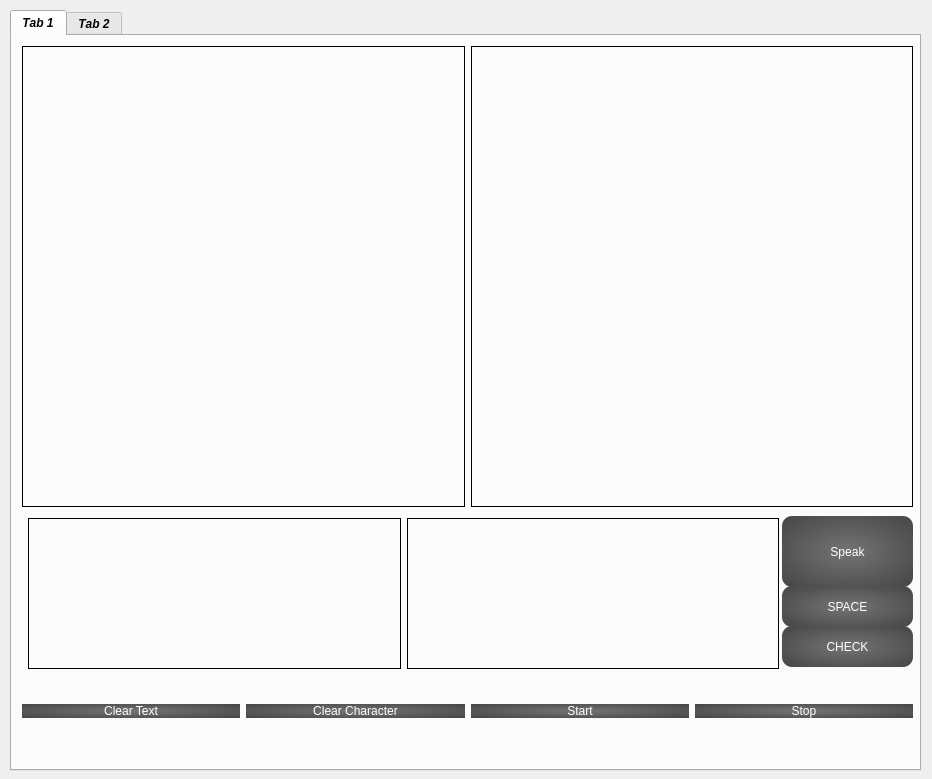
<?xml version="1.0" encoding="UTF-8"?>
<ui version="4.0">
 <class>MainWindow</class>
 <widget class="QMainWindow" name="MainWindow">
  <property name="geometry">
   <rect>
    <x>0</x>
    <y>0</y>
    <width>932</width>
    <height>779</height>
   </rect>
  </property>
  <property name="minimumSize">
   <size>
    <width>600</width>
    <height>400</height>
   </size>
  </property>
  <property name="windowTitle">
   <string>MainWindow</string>
  </property>
  <property name="styleSheet">
   <string notr="true"/>
  </property>
  <property name="animated">
   <bool>true</bool>
  </property>
  <widget class="QWidget" name="centralwidget">
   <widget class="QTabWidget" name="tabWidget">
    <property name="geometry">
     <rect>
      <x>10</x>
      <y>10</y>
      <width>911</width>
      <height>761</height>
     </rect>
    </property>
    <property name="font">
     <font>
      <weight>75</weight>
      <italic>true</italic>
      <bold>true</bold>
      <underline>false</underline>
      <stylestrategy>PreferAntialias</stylestrategy>
      <kerning>false</kerning>
     </font>
    </property>
    <property name="inputMethodHints">
     <set>Qt::ImhNone</set>
    </property>
    <property name="tabPosition">
     <enum>QTabWidget::North</enum>
    </property>
    <property name="currentIndex">
     <number>0</number>
    </property>
    <property name="usesScrollButtons">
     <bool>true</bool>
    </property>
    <property name="tabsClosable">
     <bool>false</bool>
    </property>
    <property name="movable">
     <bool>true</bool>
    </property>
    <property name="tabBarAutoHide">
     <bool>true</bool>
    </property>
    <widget class="QWidget" name="tab">
     <attribute name="title">
      <string>Tab 1</string>
     </attribute>
     <widget class="QWidget" name="layoutWidget">
      <property name="geometry">
       <rect>
        <x>10</x>
        <y>640</y>
        <width>891</width>
        <height>71</height>
       </rect>
      </property>
      <layout class="QHBoxLayout" name="horizontalLayout">
       <item>
        <widget class="QPushButton" name="clear">
         <property name="styleSheet">
          <string notr="true">QPushButton {
                              background-color: qradialgradient(cx: 0.5, cy: 0.5, radius: 1, fx: 0.5, fy: 0.5, stop: 0 rgba(116, 116, 116), stop: 1 rgba(50, 50, 50));
                              border: 15px;
                              color: rgb(255, 255, 255);
                              font: 20pt &quot;Segoe MDL2 Assets&quot;;
                              border-radius: 10px;
                          }
                          QPushButton:pressed {
                              background-color: qradialgradient(cx: 0.5, cy: 0.5, radius: 1, fx: 0.5, fy: 0.5, stop: 0 rgba(50, 50, 50), stop: 1 rgba(116, 116, 116));
                          }</string>
         </property>
         <property name="text">
          <string>Clear Text</string>
         </property>
        </widget>
       </item>
       <item>
        <widget class="QPushButton" name="delete_2">
         <property name="styleSheet">
          <string notr="true">QPushButton {
                              background-color: qradialgradient(cx: 0.5, cy: 0.5, radius: 1, fx: 0.5, fy: 0.5, stop: 0 rgba(116, 116, 116), stop: 1 rgba(50, 50, 50));
                              border: 15px;
                              color: rgb(255, 255, 255);
                              font: 20pt &quot;Segoe MDL2 Assets&quot;;
                              border-radius: 10px;
                          }
                          QPushButton:pressed {
                              background-color: qradialgradient(cx: 0.5, cy: 0.5, radius: 1, fx: 0.5, fy: 0.5, stop: 0 rgba(50, 50, 50), stop: 1 rgba(116, 116, 116));
                          }</string>
         </property>
         <property name="text">
          <string>Clear Character</string>
         </property>
        </widget>
       </item>
       <item>
        <widget class="QPushButton" name="startcam">
         <property name="styleSheet">
          <string notr="true">QPushButton {
                              background-color: qradialgradient(cx: 0.5, cy: 0.5, radius: 1, fx: 0.5, fy: 0.5, stop: 0 rgba(116, 116, 116), stop: 1 rgba(50, 50, 50));
                              border: 15px;
                              color: rgb(255, 255, 255);
                              font: 20pt &quot;Segoe MDL2 Assets&quot;;
                              border-radius: 10px;
                          }
                          QPushButton:pressed {
                              background-color: qradialgradient(cx: 0.5, cy: 0.5, radius: 1, fx: 0.5, fy: 0.5, stop: 0 rgba(50, 50, 50), stop: 1 rgba(116, 116, 116));
                          }</string>
         </property>
         <property name="text">
          <string>Start</string>
         </property>
        </widget>
       </item>
       <item>
        <widget class="QPushButton" name="pausecam">
         <property name="styleSheet">
          <string notr="true">QPushButton {
                              background-color: qradialgradient(cx: 0.5, cy: 0.5, radius: 1, fx: 0.5, fy: 0.5, stop: 0 rgba(116, 116, 116), stop: 1 rgba(50, 50, 50));
                              border: 15px;
                              color: rgb(255, 255, 255);
                              font: 20pt &quot;Segoe MDL2 Assets&quot;;
                              border-radius: 10px;
                          }
                          QPushButton:pressed {
                              background-color: qradialgradient(cx: 0.5, cy: 0.5, radius: 1, fx: 0.5, fy: 0.5, stop: 0 rgba(50, 50, 50), stop: 1 rgba(116, 116, 116));
                          }</string>
         </property>
         <property name="text">
          <string>Stop</string>
         </property>
        </widget>
       </item>
      </layout>
     </widget>
     <widget class="QPushButton" name="speak">
      <property name="geometry">
       <rect>
        <x>770</x>
        <y>480</y>
        <width>131</width>
        <height>71</height>
       </rect>
      </property>
      <property name="styleSheet">
       <string notr="true">QPushButton {
                              background-color: qradialgradient(cx: 0.5, cy: 0.5, radius: 1, fx: 0.5, fy: 0.5, stop: 0 rgba(116, 116, 116), stop: 1 rgba(50, 50, 50));
                              border: 15px;
                              color: rgb(255, 255, 255);
                              font: 20pt &quot;Segoe MDL2 Assets&quot;;
                              border-radius: 10px;
                          }
                          QPushButton:pressed {
                              background-color: qradialgradient(cx: 0.5, cy: 0.5, radius: 1, fx: 0.5, fy: 0.5, stop: 0 rgba(50, 50, 50), stop: 1 rgba(116, 116, 116));
                          }</string>
      </property>
      <property name="text">
       <string>Speak</string>
      </property>
     </widget>
     <widget class="QPushButton" name="space">
      <property name="geometry">
       <rect>
        <x>770</x>
        <y>550</y>
        <width>131</width>
        <height>41</height>
       </rect>
      </property>
      <property name="styleSheet">
       <string notr="true">QPushButton {
                              background-color: qradialgradient(cx: 0.5, cy: 0.5, radius: 1, fx: 0.5, fy: 0.5, stop: 0 rgba(116, 116, 116), stop: 1 rgba(50, 50, 50));
                              border: 15px;
                              color: rgb(255, 255, 255);
                              font: 20pt &quot;Segoe MDL2 Assets&quot;;
                              border-radius: 10px;
                          }
                          QPushButton:pressed {
                              background-color: qradialgradient(cx: 0.5, cy: 0.5, radius: 1, fx: 0.5, fy: 0.5, stop: 0 rgba(50, 50, 50), stop: 1 rgba(116, 116, 116));
                          }</string>
      </property>
      <property name="text">
       <string>SPACE</string>
      </property>
     </widget>
     <widget class="QPushButton" name="check">
      <property name="geometry">
       <rect>
        <x>770</x>
        <y>590</y>
        <width>131</width>
        <height>41</height>
       </rect>
      </property>
      <property name="styleSheet">
       <string notr="true">QPushButton {
                              background-color: qradialgradient(cx: 0.5, cy: 0.5, radius: 1, fx: 0.5, fy: 0.5, stop: 0 rgba(116, 116, 116), stop: 1 rgba(50, 50, 50));
                              border: 15px;
                              color: rgb(255, 255, 255);
                              font: 20pt &quot;Segoe MDL2 Assets&quot;;
                              border-radius: 10px;
                          }
                          QPushButton:pressed {
                              background-color: qradialgradient(cx: 0.5, cy: 0.5, radius: 1, fx: 0.5, fy: 0.5, stop: 0 rgba(50, 50, 50), stop: 1 rgba(116, 116, 116));
                          }</string>
      </property>
      <property name="text">
       <string>CHECK</string>
      </property>
     </widget>
     <widget class="QWidget" name="layoutWidget">
      <property name="geometry">
       <rect>
        <x>10</x>
        <y>10</y>
        <width>891</width>
        <height>461</height>
       </rect>
      </property>
      <layout class="QHBoxLayout" name="horizontalLayout_2">
       <item>
        <widget class="QLabel" name="camera1">
         <property name="frameShape">
          <enum>QFrame::Box</enum>
         </property>
         <property name="text">
          <string/>
         </property>
         <property name="scaledContents">
          <bool>false</bool>
         </property>
         <property name="alignment">
          <set>Qt::AlignCenter</set>
         </property>
        </widget>
       </item>
       <item>
        <widget class="QLabel" name="camera2">
         <property name="frameShape">
          <enum>QFrame::Box</enum>
         </property>
         <property name="text">
          <string/>
         </property>
         <property name="scaledContents">
          <bool>false</bool>
         </property>
         <property name="alignment">
          <set>Qt::AlignCenter</set>
         </property>
        </widget>
       </item>
      </layout>
     </widget>
     <widget class="QWidget" name="layoutWidget">
      <property name="geometry">
       <rect>
        <x>16</x>
        <y>482</y>
        <width>751</width>
        <height>151</height>
       </rect>
      </property>
      <layout class="QHBoxLayout" name="horizontalLayout_3">
       <item>
        <widget class="QLabel" name="text1">
         <property name="font">
          <font>
           <family>Segoe UI</family>
           <pointsize>16</pointsize>
           <weight>50</weight>
           <italic>false</italic>
           <bold>false</bold>
           <underline>false</underline>
           <stylestrategy>PreferAntialias</stylestrategy>
           <kerning>false</kerning>
          </font>
         </property>
         <property name="layoutDirection">
          <enum>Qt::LeftToRight</enum>
         </property>
         <property name="locale">
          <locale language="English" country="UnitedArabEmirates"/>
         </property>
         <property name="frameShape">
          <enum>QFrame::Box</enum>
         </property>
         <property name="text">
          <string/>
         </property>
        </widget>
       </item>
       <item>
        <widget class="QLabel" name="text2">
         <property name="font">
          <font>
           <family>Segoe UI</family>
           <pointsize>16</pointsize>
           <weight>50</weight>
           <italic>false</italic>
           <bold>false</bold>
           <underline>false</underline>
           <stylestrategy>PreferAntialias</stylestrategy>
           <kerning>false</kerning>
          </font>
         </property>
         <property name="layoutDirection">
          <enum>Qt::LeftToRight</enum>
         </property>
         <property name="locale">
          <locale language="English" country="UnitedArabEmirates"/>
         </property>
         <property name="frameShape">
          <enum>QFrame::Box</enum>
         </property>
         <property name="text">
          <string/>
         </property>
        </widget>
       </item>
      </layout>
     </widget>
    </widget>
    <widget class="QWidget" name="tab_2">
     <attribute name="title">
      <string>Tab 2</string>
     </attribute>
     <widget class="QLabel" name="img_label">
      <property name="geometry">
       <rect>
        <x>10</x>
        <y>10</y>
        <width>421</width>
        <height>441</height>
       </rect>
      </property>
      <property name="frameShape">
       <enum>QFrame::Box</enum>
      </property>
      <property name="text">
       <string>Image</string>
      </property>
     </widget>
     <widget class="QLabel" name="text_2">
      <property name="geometry">
       <rect>
        <x>10</x>
        <y>460</y>
        <width>891</width>
        <height>121</height>
       </rect>
      </property>
      <property name="styleSheet">
       <string notr="true">font: 11pt &quot;MS Shell Dlg 2&quot;;</string>
      </property>
      <property name="frameShape">
       <enum>QFrame::Box</enum>
      </property>
      <property name="text">
       <string>Text</string>
      </property>
     </widget>
     <widget class="QLabel" name="img_label_2">
      <property name="geometry">
       <rect>
        <x>460</x>
        <y>10</y>
        <width>441</width>
        <height>441</height>
       </rect>
      </property>
      <property name="frameShape">
       <enum>QFrame::Box</enum>
      </property>
      <property name="text">
       <string>Image</string>
      </property>
     </widget>
     <widget class="QSplitter" name="splitter">
      <property name="geometry">
       <rect>
        <x>10</x>
        <y>600</y>
        <width>881</width>
        <height>111</height>
       </rect>
      </property>
      <property name="orientation">
       <enum>Qt::Horizontal</enum>
      </property>
      <widget class="QPushButton" name="record_button">
       <property name="text">
        <string>Start Record</string>
       </property>
      </widget>
      <widget class="QPushButton" name="stop_record_button">
       <property name="text">
        <string>Stop Record</string>
       </property>
      </widget>
      <widget class="QPushButton" name="stop_video">
       <property name="text">
        <string>Stop Video</string>
       </property>
      </widget>
      <widget class="QPushButton" name="play_video">
       <property name="text">
        <string>Play/Replay Video</string>
       </property>
      </widget>
     </widget>
    </widget>
   </widget>
  </widget>
 </widget>
 <resources/>
 <connections/>
</ui>
